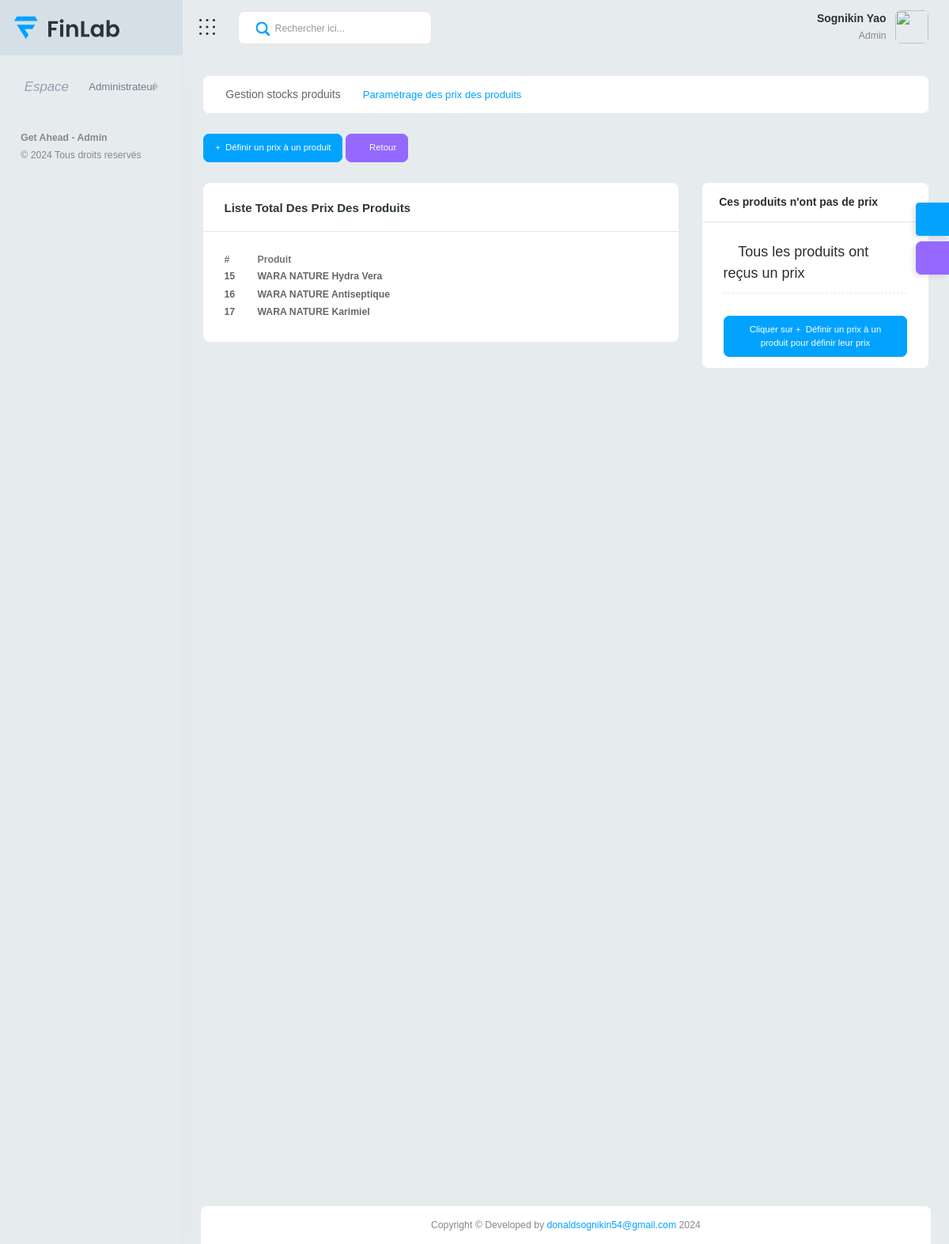
/affiliation/parametrage-de-prix-aux-produits (signed in), run on an earlier commit of the app's database.
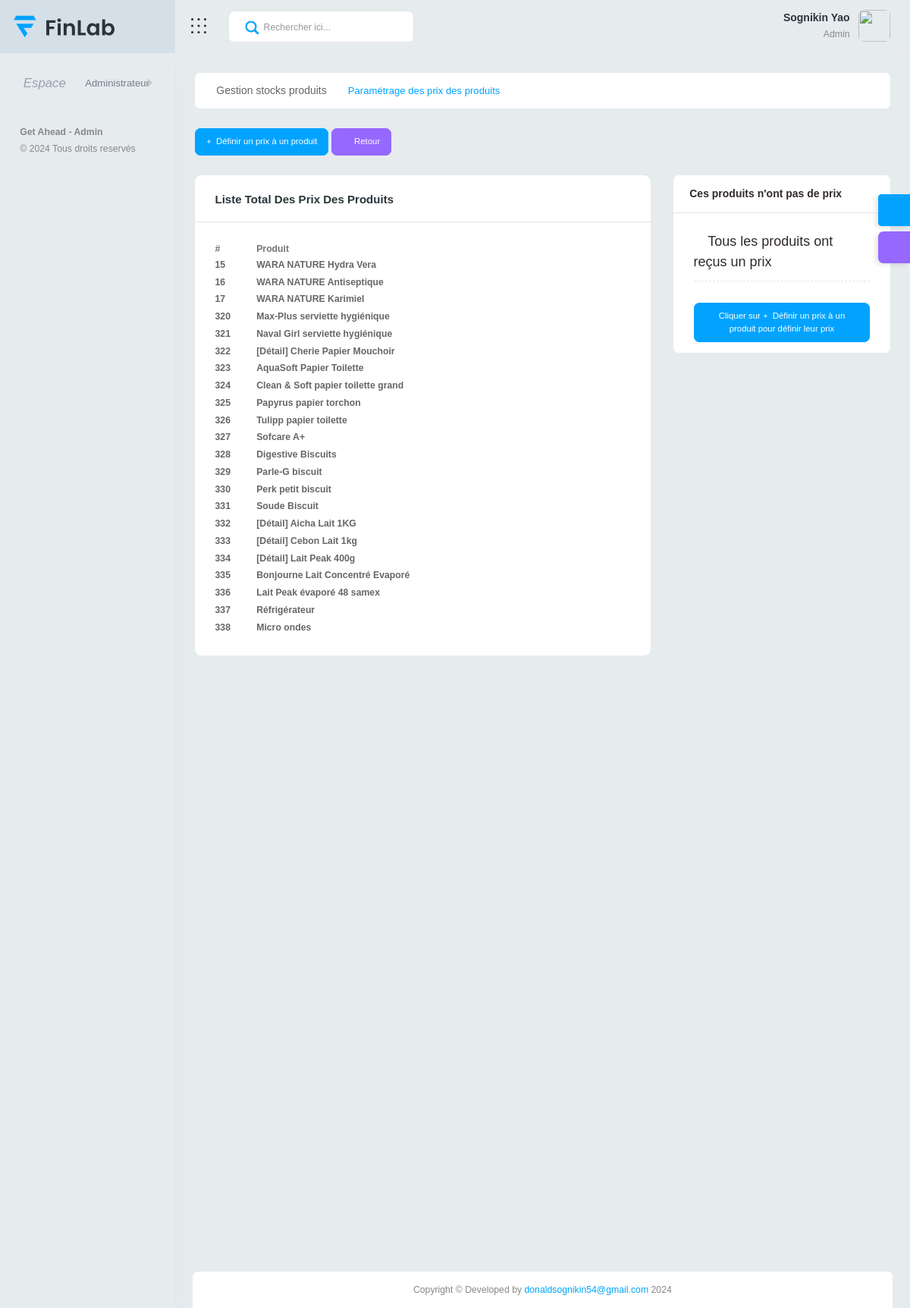
And on a later commit of the database.
### affiliation/models.py (models this page shows, shortened)
class PrixProduit(models.Model):
    produit = models.ForeignKey(Produit, on_delete=models.SET_NULL, null=True)
    prix = models.DecimalField(max_digits=15, decimal_places=2, null=True)
    ancien_prix = models.DecimalField(max_digits=15, decimal_places=2, null=True, default=0, blank=True)
    date = models.DateTimeField(auto_now_add=True)
    archive = models.BooleanField(default=False)

class Produit(models.Model):
    codeproduit = models.UUIDField(default=uuid.uuid4, editable=False, unique=True)
    libelle = models.CharField(max_length=100, verbose_name="Désignation du produit")
    description = models.TextField(null=True)
    categorie = models.ForeignKey(CategorieProduit, on_delete=models.SET_NULL, null=True)
    quantite = models.IntegerField(null=True)
    madein = models.CharField(max_length=100, blank=True, verbose_name="Pays de fabrication")
    image1 = models.ImageField(null=True, upload_to="produits/")
    image2 = models.ImageField(null=True, blank=True, upload_to="produits/")
    image3 = models.ImageField(null=True, blank=True, upload_to="produits/")
    image4 = models.ImageField(null=True, blank=True, upload_to="produits/")
    image5 = models.ImageField(null=True, blank=True, upload_to="produits/")
    marque = models.CharField(max_length=100, null=True, blank=True)
    modele = models.CharField(max_length=100, null=True, blank=True)
    forme = models.CharField(max_length=100, null=True, blank=True)
    couleur = models.CharField(max_length=100, null=True, blank=True)
    date = models.DateTimeField(auto_now_add=True)
    archive = models.BooleanField(default=False)
    def __str__(self):
        return self.libelle

### affiliation/views.py (the view)
@login_required
def prixproduit(request):
    prixproduits = PrixProduit.objects.filter(archive=False)
    produits_avec_prix_ids = PrixProduit.objects.values_list('produit_id', flat=True)
    produits_sans_prix = Produit.objects.exclude(id__in=produits_avec_prix_ids)
    return render(request, 'stock/prix/prixproduit.html', locals())

### affiliation/models.py (called while the page is built)
    def __str__(self):
        return f"{self.nom} {self.prenom}"

### affiliation/templates/stock/prix/prixproduit.html (shortened to what the changed rows need)
{% extends "base.html" %}
{% load static %}
{% block link %}
<link href="{% static 'vendor/datatables/css/jquery.dataTables.min.css' %}" rel="stylesheet">
<link href="{% static 'vendor/datatables/responsive/responsive.css' %}" rel="stylesheet">
<link href="{% static 'vendor/bootstrap-select/dist/css/bootstrap-select.min.css' %}" rel="stylesheet">
  <link href="../css2?family=Material+Icons" rel="stylesheet">
<link href="{% static 'css/style.css' %}" rel="stylesheet">
{% endblock %}
{% block content %}
<div class="content-body default-height">
    <div class="container-fluid">
        <div class="row">
            <div class="col-12">
                <div class="row">
                    <div class="col-xl-8">
                        <div class="card h-auto">
                            <div class="card-body">
                                <div class="table-responsive">
                                    <table id="example3" class="display" style="min-width: 845px">
                                        <thead>
                                            <tr>
                                                <th>#</th>
                                                <th>Produit</th>
                                            </tr>
                                        </thead>
                                        <tbody>
                                            {% include "stock/prix/listprixproduit.html" %}
                                        </tbody>
                                    </table>
                                </div>
                            </div>
                        </div>
                    </div>
                </div>
            </div>
        </div>
    </div>
</div>
{% endblock %}

### affiliation/templates/stock/prix/listprixproduit.html (shortened to what this page needs)
{% for prixproduit in prixproduits %}
<tr>
    <td><a href="javascript:void(0);"><strong>{{prixproduit.id}}</strong></a></td>
    <td><a href="javascript:void(0);"><strong>{{prixproduit.produit}}</strong></a></td>
</tr>
{% endfor %}

What changed in the data, as far as the page shows it:
added PrixProduit: id "320", produit "Max-Plus serviette hygiénique"
added PrixProduit: id "321", produit "Naval Girl serviette hygiénique"
added PrixProduit: id "322", produit "[Détail] Cherie Papier Mouchoir"
added PrixProduit: id "323", produit "AquaSoft Papier Toilette"
added PrixProduit: id "324", produit "Clean & Soft papier toilette grand"
added PrixProduit: id "325", produit "Papyrus papier torchon"
added PrixProduit: id "326", produit "Tulipp papier toilette"
added PrixProduit: id "327", produit "Sofcare A+"
added PrixProduit: id "328", produit "Digestive Biscuits"
added PrixProduit: id "329", produit "Parle-G biscuit"
added PrixProduit: id "330", produit "Perk petit biscuit"
added PrixProduit: id "331", produit "Soude Biscuit"
added PrixProduit: id "332", produit "[Détail] Aicha Lait 1KG"
added PrixProduit: id "333", produit "[Détail] Cebon Lait 1kg"
added PrixProduit: id "334", produit "[Détail] Lait Peak 400g"
added PrixProduit: id "335", produit "Bonjourne Lait Concentré Evaporé"
added PrixProduit: id "336", produit "Lait Peak évaporé 48 samex"
added PrixProduit: id "337", produit "Réfrigérateur"
added PrixProduit: id "338", produit "Micro ondes"
